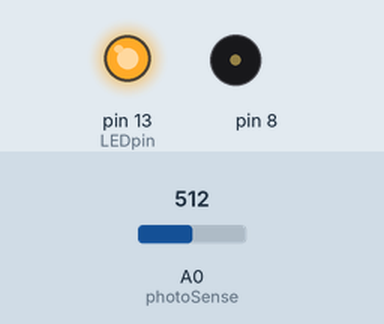
Recording of a sketch running on a simulated Arduino Uno, built with avr-gcc and run on an emulated ATmega328P. On the bench: output pins drawn as LEDs (lit = HIGH), buzzer (waves = sounding). The test bench sets the inputs (shaded band); at power-on: A0 (photoSense) = 512.

Above: at 0.1 s.
At 5.1 s:
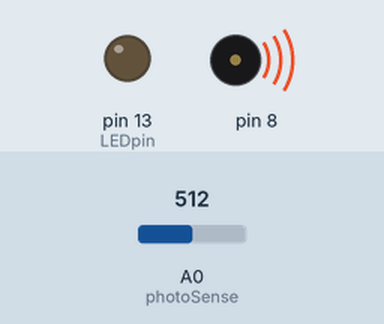
Timing chart, 0 to 6.6 s (numbered marks = the images above):
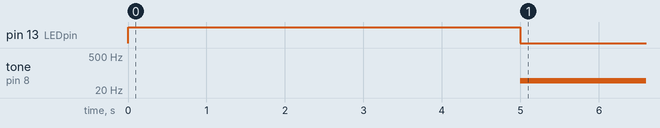

The sketch:

Light_Theremin.ino
```cpp
const int LEDpin = 13;
int photoSense = A0;
int sensorValue;

//For calibration purposes
int sensorLow = 1023;
int sensorHigh = 0;

void setup()
{
  //Turn on LED to signal the start of the calibration
  pinMode(LEDpin, OUTPUT);
  digitalWrite(LEDpin, HIGH);

  //Calibrate during the first five seconds
  while(millis() < 5000)
  {
    sensorValue = analogRead(photoSense);

    //Record the maximum sensor value
    if (sensorValue > sensorHigh)
    {
      sensorHigh = sensorValue;
    }

    //Record the minimum sensor value
    if (sensorValue < sensorLow)
    {
      sensorLow = sensorValue;
    }
  }

  //Turn off led to signal the end of calibration
  digitalWrite(LEDpin, LOW);
}

void loop()
{
  //Read the input from the photodiode
  sensorValue = analogRead(photoSense);

  //Map the sensor values to a wide range of pitches
  //Adjust the values below to conform to the maximum and minimum sensor values
  int pitch = map(sensorValue, sensorLow, sensorHigh, 50, 4000);

  //Play the tone
  tone(8, pitch,20); // 20 is the duration for which the sound is played

  delay(10);
}
```

Measured:
- by itself, tone on pin 8: silent → 49 Hz at 5.0 s
